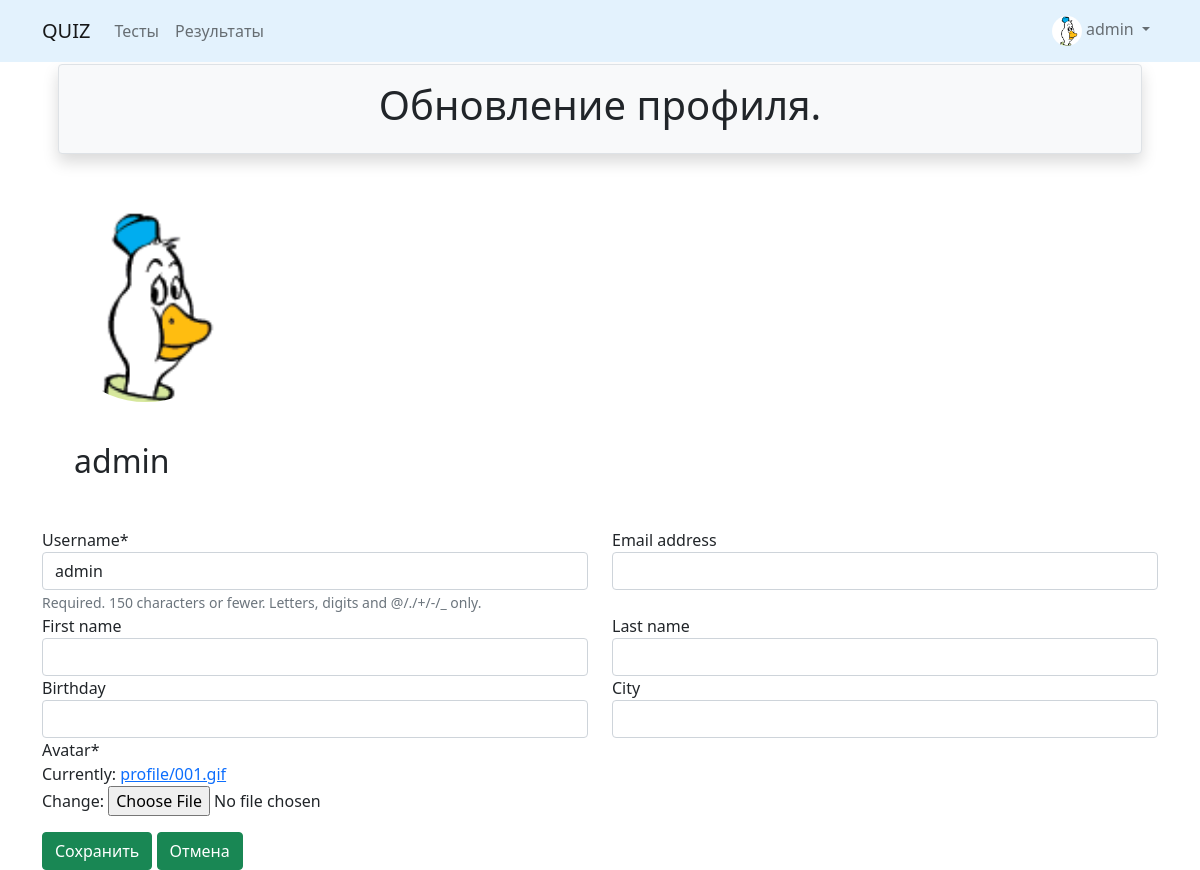
Screenshot of /accounts/profile_change/ (signed in) with the database file from the repository.
### accounts/models.py (models this page shows, shortened)
class CustomUser(AbstractUser):
    is_activated = models.BooleanField(default=True, db_index=True)
    avatar = models.ImageField(upload_to='profile/', default='default.png')
    birthday = models.DateField(null=True, blank=True)
    city = models.CharField(max_length=50, null=True, blank=True)
    raiting = models.IntegerField(default=0)
    class Meta(AbstractUser.Meta):
        permissions = [('view_statistics', 'View extra statistics')]

### accounts/views.py (the view)
# urls.py: path('profile_change/', AccountUpdateProfileView.as_view(), name='profile_change'),
class AccountUpdateProfileView(UpdateView):
    model = get_user_model()
    template_name = 'accounts/profile_update.html'
    success_url = reverse_lazy('accounts:profile')
    form_class = AccountUpdateForm
    def get_object(self, queryset=None):
        return self.request.user

### accounts/forms.py
class AccountUpdateForm(UserChangeForm):
    class Meta:
        model = get_user_model()
        fields = [
            'username',
            'first_name',
            'last_name',
            'email',
            'birthday',
            'city',
            'avatar',
        ]

### accounts/templates/accounts/profile_update.html (shortened to what this page needs)
{% extends 'base.html' %}
{% load crispy_forms_tags %}
{% block header %}
    Обновление профиля.
{% endblock %}
{% block content %}
    <form method="post" enctype="multipart/form-data">
        <div class="media">
            <div class="img-circle.vert">
                <img class="rounded-circle p-1 m-1" width="200" height="200" src="{{ user.avatar.url }}">
            </div>
            <div class="media-body p-3 m-3">
                <h2 class="account-heading">{{ user.username }}</h2>
            </div>
        </div>
        <div class="row">
            <div class="col-6">
                {{ form.username|as_crispy_field }}
            </div>
            <div class="col-6">
                {{ form.email|as_crispy_field }}
            </div>
        </div>
        <div class="row">
          <div class="col-6">
            {{ form.first_name|as_crispy_field }}
          </div>
          <div class="col-6">
            {{ form.last_name|as_crispy_field }}
          </div>
        </div>
        <div class="row">
          <div class="col-6">
            {{ form.birthday|as_crispy_field }}
          </div>
          <div class="col-6">
             {{ form.city|as_crispy_field }}
          </div>
        </div>
        {{ form.avatar|as_crispy_field }}
        <input class="btn btn-success mt-3" type="submit" value="Сохранить">
        <a class="btn btn-success mt-3" href="{% url 'accounts:profile' %}">Отмена</a>
    </form>
{% endblock %}

### templates/includes/nav_bar.html (shortened to what this page needs)
{% load static %}
<nav class="navbar navbar-light fixed-top navbar-expand-lg font-weight-bold" style="background-color: #e3f2fd;">
  <div class="container">
    <a class="navbar-brand" href="{% url 'index' %}">QUIZ</a>
    <div class="collapse navbar-collapse" id="navbarSupportedContent">
      <ul class="navbar-nav me-auto mb-2 mb-lg-0">
          <li class="nav-item">
              <a class="nav-link" href="{% url 'quizzes:list' %}">Тесты</a>
          </li>
          <li class="nav-item">
              <a class="nav-link" href="{% url 'quizzes:result_list' %}">Результаты</a>
          </li>
      </ul>
      <ul class="navbar-nav">
        <li class="nav-item dropdown">
          <a class="nav-link dropdown-toggle" href="#" id="navbarDropdown3" role="button" data-bs-toggle="dropdown" aria-expanded="false">
            {% if user.is_authenticated %}
              <img class="rounded-circle" width="30" height="30" src="{{ user.avatar.url }}" />
              {{ user.username }}
            {% else %}
              <img class="rounded-circle" width="30" height="30" src="{% static 'images/default.png' %}" />
              Кабинет
            {% endif %}
          </a>
        </li>
      </ul>
    </div>
  </div>
</nav>

### rows the page displays
CustomUser: avatar (picture), username "admin"
